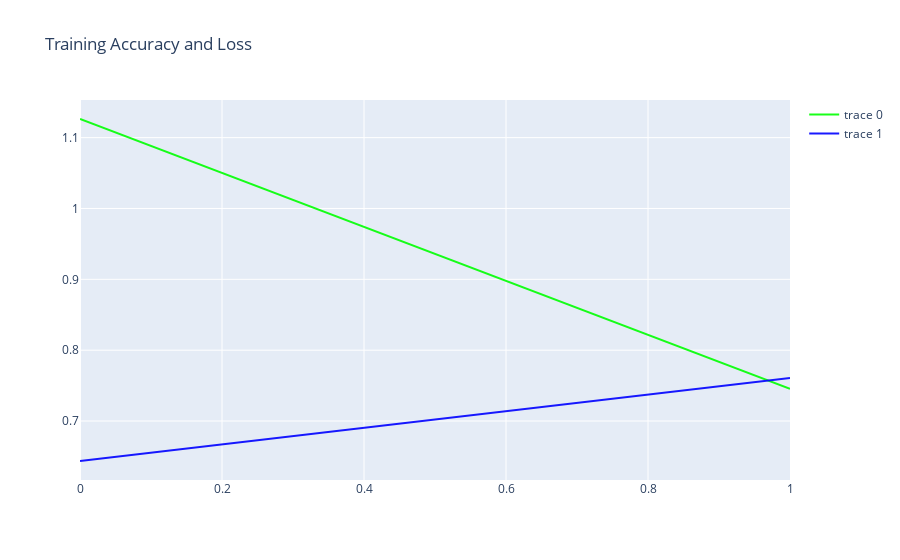

Notebook cell for this chart:
### Markdown cell above
Evaluating these results we see that using a pretrained model in this case leads to significantly increased performance from the first Epoch as its parameters are already trained for Image classification. The model learns at a faster rate than our custom models with training loss down to .76 by only the second Epoch.
The overfitting issue does not seem to be present with validation accuracy increasing from Epoch 1 to Epoch 2.

### Code cell
x_ = np.array(range(len(history.history['loss']))) # get loss values from the history
trace1 = go.Scatter(
        x = x_,
        y = history.history['loss'], # get loss values from the history
        mode = "lines",
        marker = dict(color = "rgba(0,255,0,0.9)"),
        text = "Loss"
)
trace2 = go.Scatter(
        x = x_,
        y = history.history['accuracy'],# get accuracy values from the history
        mode = "lines",
        marker = dict(color = "rgba(0,0,255,0.9)"),
        text = "Accuracy"
)
data = [trace1,trace2]
layout = dict(title = "Training Accuracy and Loss")
fig = dict(data = data,layout=layout)
iplot(fig)

### Figure 1 — Plotly figure (JSON) as saved in the notebook; plotly's stock layout.template omitted (floating-point values rounded to 4 significant figures)
{"data": [{"marker": {"color": "rgba(0,255,0,0.9)"}, "mode": "lines", "text": "Loss", "type": "scatter", "x": [0, 1], "y": [1.126, 0.7455]}, {"marker": {"color": "rgba(0,0,255,0.9)"}, "mode": "lines", "text": "Accuracy", "type": "scatter", "x": [0, 1], "y": [0.6436, 0.7606]}], "layout": {"title": {"text": "Training Accuracy and Loss"}}}
